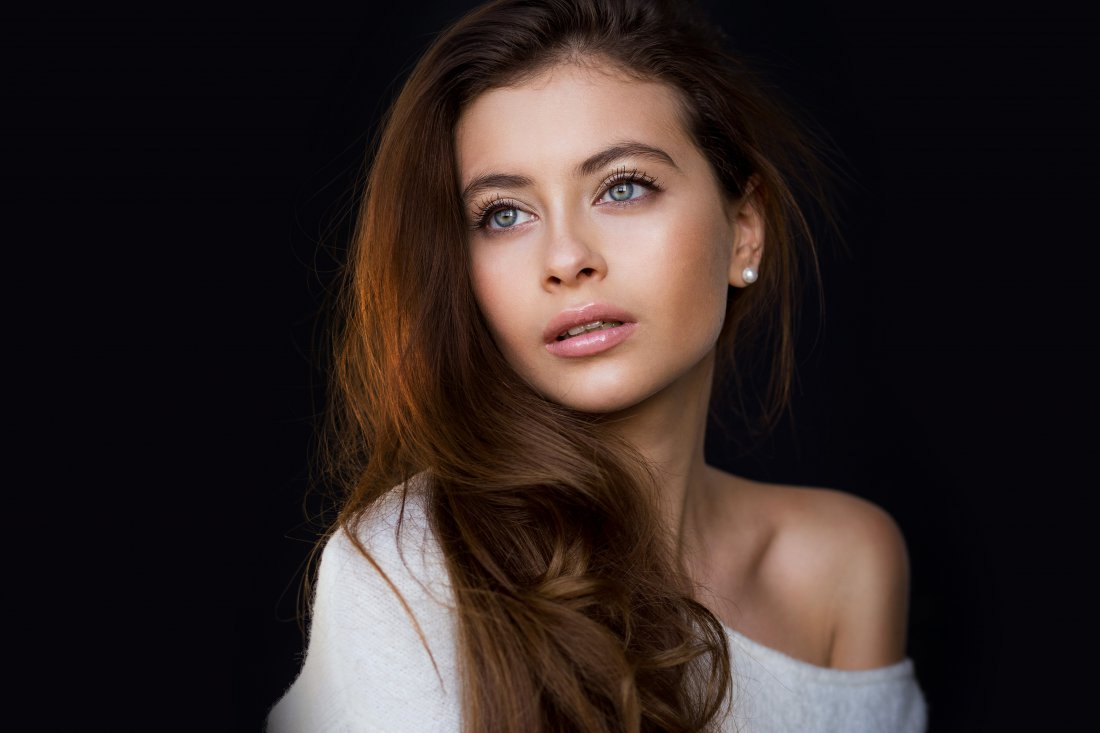
#> input picture pics/devushka.jpg, 1100 x 733 px
$ python -i hog.py   (imports and definitions only)
#> lines starting #> are read from the running program, lines starting #| are printed output that depends on the picture
#> further down, picture is the input picture: shape (733, 1100, 3); mean B, G, R 36.2, 38.2, 49.4
import numpy as np
import cv2 as cv
import itertools

### settings and methods for hog
bin_n = 9 # Number of bins
affine_flags = cv.WARP_INVERSE_MAP|cv.INTER_LINEAR
cell_size = 8


# methods
def deskew (img):
    m = cv.moments(np.array (img[:,:]))
    if abs(m['mu02']) < 1e-2:
        return img.copy()
    skew = m['mu11']/m['mu02']
    rows, cols = img.shape
    SZ = min (rows, cols)
    M = np.float32([[1, skew, -0.5*SZ*skew], [0, 1, 0]])
    img = cv.warpAffine(img,M,(SZ, SZ),flags=affine_flags)
    return img

def hog (img):
    n, m, c = img.shape
#> n = 733; m = 1100; c = 3

    # gradients
    gx = cv.Sobel (img, cv.CV_32F, 1, 0, ksize = 1)
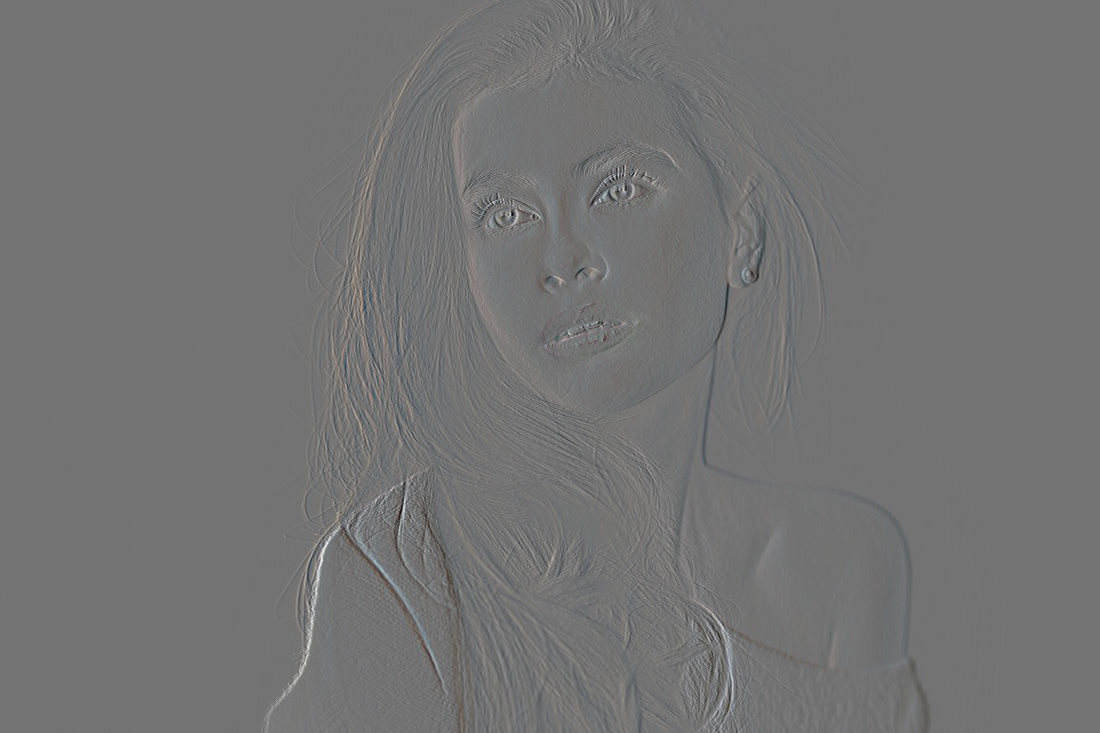
#> gx: shape (733, 1100, 3) float32; mean B, G, R 0, 0, 0; drawn with min black and max white
    gy = cv.Sobel (img, cv.CV_32F, 0, 1, ksize = 1)
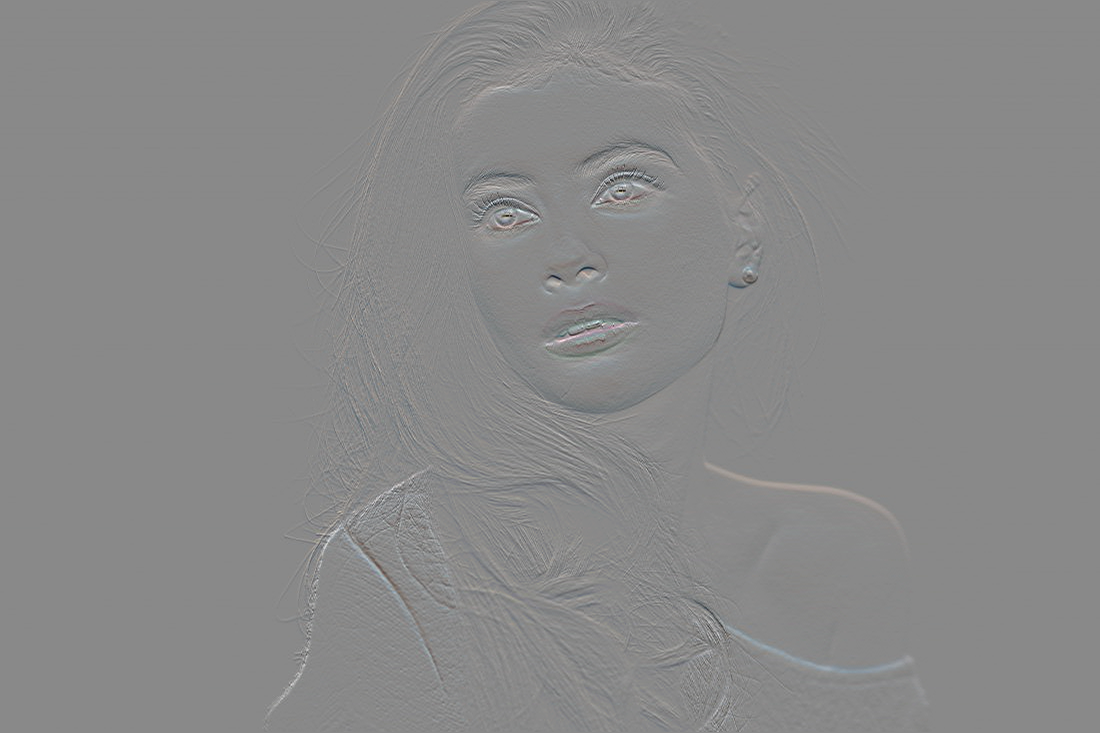
#> gy: shape (733, 1100, 3) float32; mean B, G, R 0.2, 0.2, 0.2; drawn with min black and max white

    mag, ang = cv.cartToPolar (gx, gy, angleInDegrees = True)
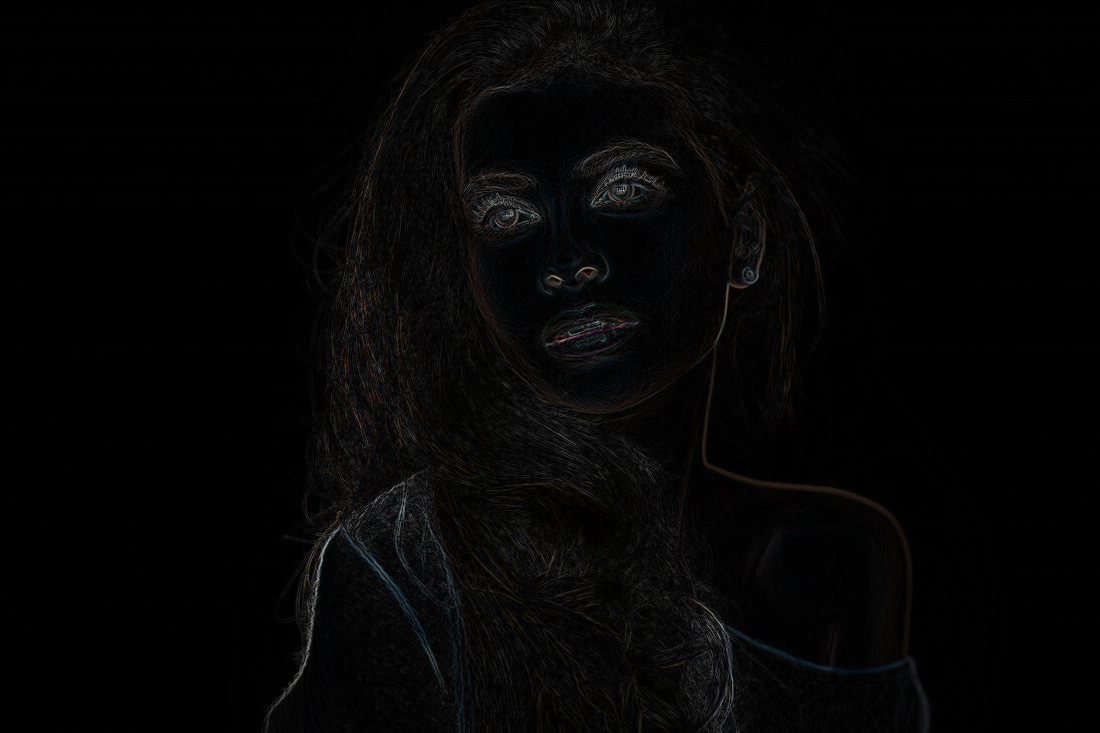
#> mag: shape (733, 1100, 3) float32; mean B, G, R 4.6, 4.6, 4.8

    # main values highliting
    indices = np.argmax (mag, axis = 2).reshape ((n, m))
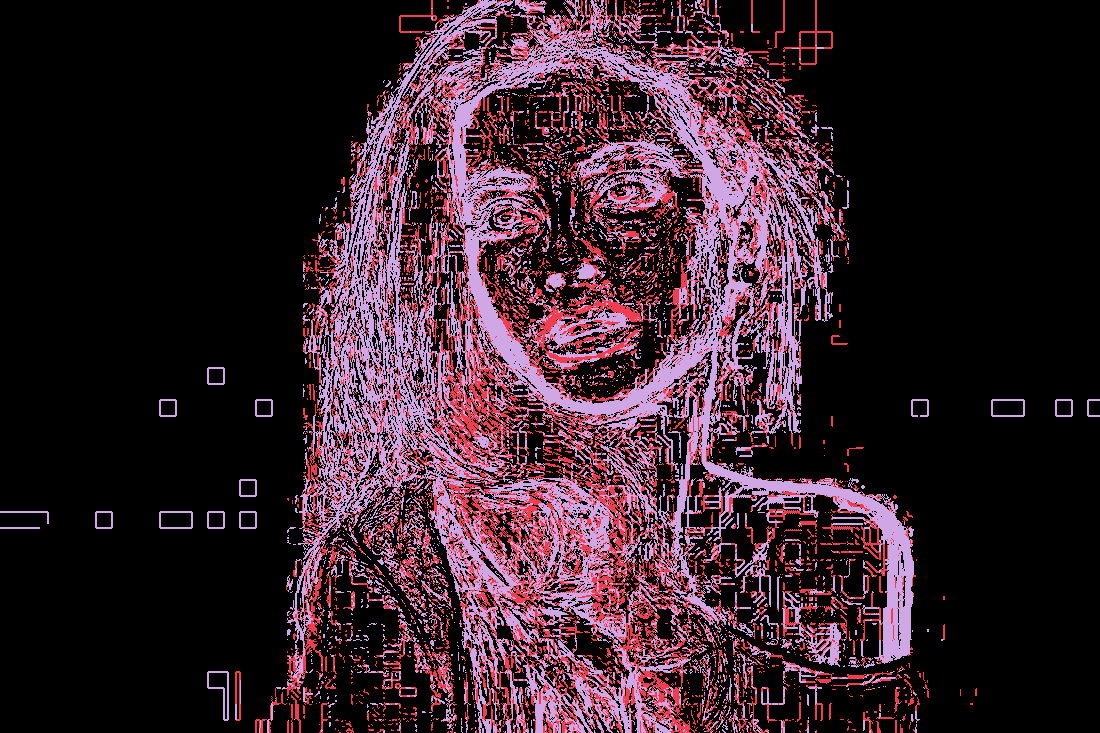
#> indices: shape (733, 1100) int64; 3 distinct labels, from 0 to 2; one colour per label, 0 black
    mag = np.amax (mag, axis = 2).reshape ((n, m))
#> mag: shape (733, 1100) float32
    for i, j in itertools.product (range (n), range (m)):
        ang[i, j] = ang[i, j, indices[i, j]] % 180
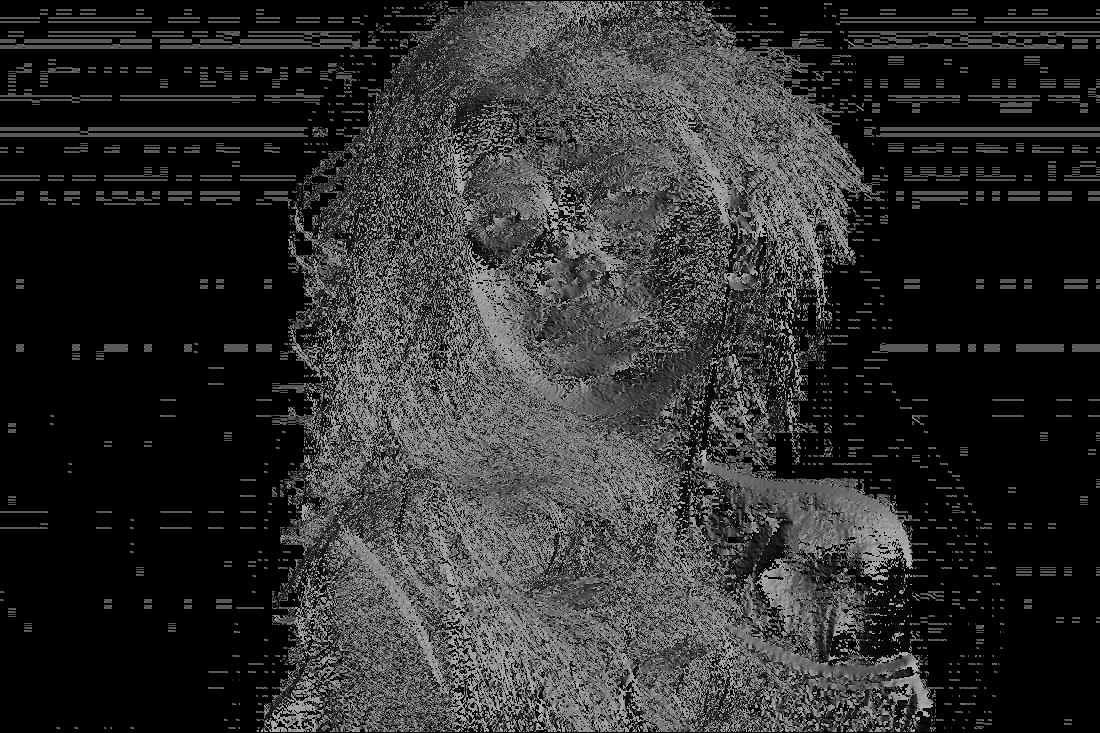
#> ang: shape (733, 1100, 3) float32; min 0, max 179.4, mean 45.8

    # cell division
    k_i = n // cell_size
#> k_i = 91
    k_j = m // cell_size
#> k_j = 137

    bin_cells = [ang[0 : cell_size, 0 : cell_size, 0]] * (k_i - 1) * (k_j - 1)
#> bin_cells = 12240 items
    mag_cells = [mag[0 : cell_size, 0 : cell_size]] * (k_i - 1) * (k_j - 1)
#> mag_cells = 12240 items
    index = 0
    for i, j in itertools.product (range (0, (k_i - 1) * cell_size, cell_size),
                                   range (0, (k_j - 1) * cell_size, cell_size)):
        bin_cells[index] = ang[i : i + cell_size, j : j + cell_size, 0]
        mag_cells[index] = mag[i : i + cell_size, j : j + cell_size]
        index = index + 1
#> after the loop, index = 12240

    # histograms calculating
    bins = [i * (180 // bin_n) for i in range (bin_n + 1)]
    hists = [np.histogram (b.ravel(), bins, weights =  m.ravel(), density = False)[0] for b, m in zip (bin_cells, mag_cells)]
#> hists = 12240 items, first 6: [0, 0, 0, 0, 0, 0, 0, 0, 0], [0, 0, 0, 0, 0, 0, 0, 0, 0], [0, 0, 0, 0, 0, 0, 0, 0, 0], [0, 0, 0, 0, 0, 0, 0, 0, 0], [0, 0, 0, 0, 0, 0, 0, 0, 0], [0, 0, 0, 0, 0, 0, 0, 0, 0]

    hist = [np.hstack([hists[0], hists[0], hists[0], hists[0]])] * (k_i - 2) * (k_j - 2)
#> hist = 12015 items
    # block normalization
    index = 0
    for i, j in itertools.product (range (0, k_i - 2, 1), range (0, k_j - 2, 1)):
        block = np.hstack([hists[i * (k_i - 1) + j],
                           hists[i * (k_i - 1) + j + 1],
                           hists[(i + 1) * (k_i - 1) + j],
                           hists[(i + 1) * (k_i - 1) + j + 1]])
        norma = np.linalg.norm (block)
        if (norma > 0):
            block /= norma
        hist[index] = block
        index = index + 1
#> this loop made 12015 passes
#> norma on passes 1 to 3: 18.36, 15.1, 8
#> after the loop, index = 12015

    # casting to one vector
    return np.hstack (hist)

>>> import cv2
>>> picture = cv2.imread('pics/devushka.jpg')
>>> result = hog(picture)

$ run again, on pics/model.jpg
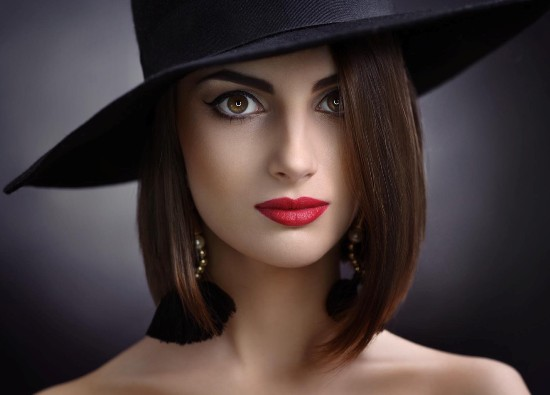
#> input picture pics/model.jpg, 550 x 395 px
#> picture is the input picture: shape (395, 550, 3); mean B, G, R 55.3, 55.6, 68.4
#> in hog, `indices = np.argmax (mag, axis = 2).reshape ((n, m))`:
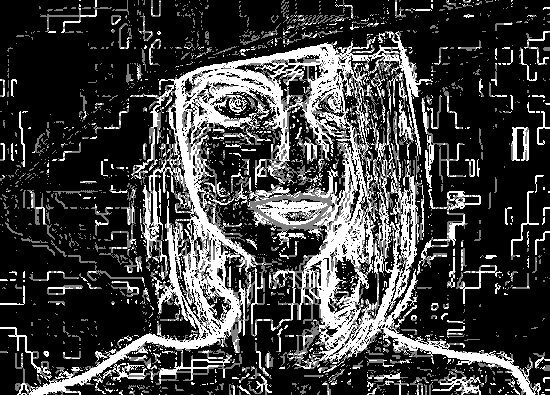
#> indices: shape (395, 550) int64; min 0, max 2, mean 0.503; drawn with min black and max white
#> after the loop in hog, `for i, j in itertools.product (range (n), range (m)):`:
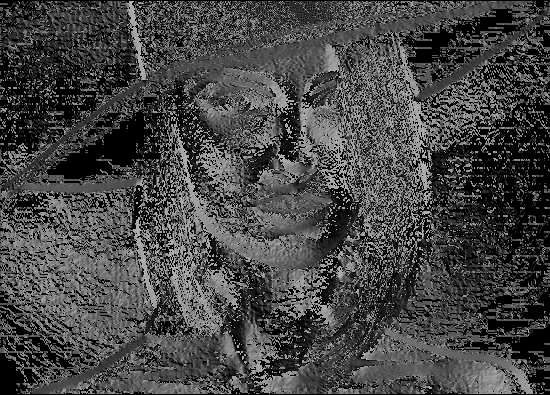
#> ang: shape (395, 550, 3) float32; min 0, max 179.3, mean 69.7
#> bin_cells = 3216 items
#> after the loop in hog, `for i, j in itertools.product (range (0, (k_i - 1) * cell_size, cell_s..`: index = 3216
#> hists = 3216 items
#> hist = 3102 items
#> the loop in hog, `for i, j in itertools.product (range (0, k_i - 2, 1), range (0, k_j - ..` made 3102 passes
#> norma on passes 1 to 3: 206.2, 146.3, 78.19
#> after the loop in hog, `for i, j in itertools.product (range (0, k_i - 2, 1), range (0, k_j - ..`: index = 3102
